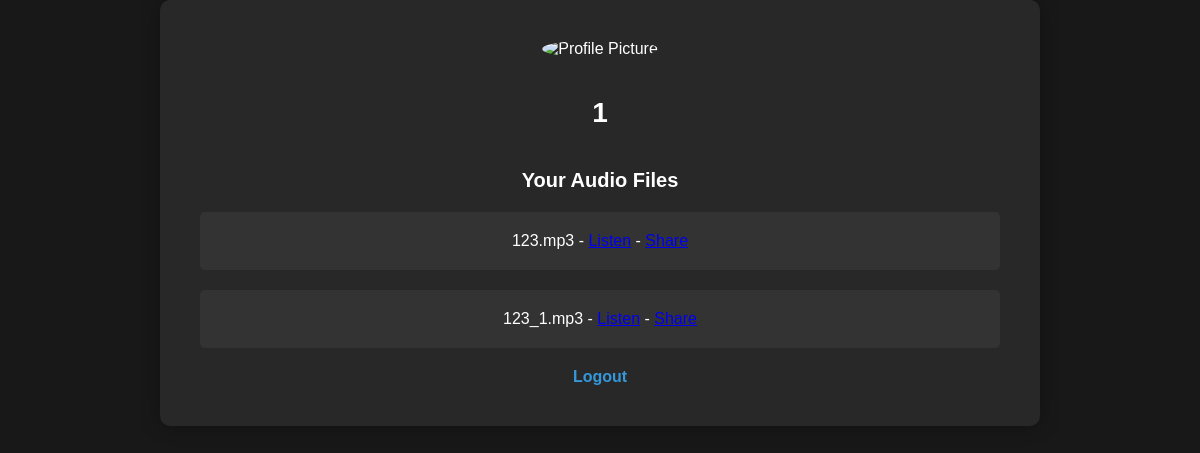
/profile (signed in), run on an earlier commit of the app's database.
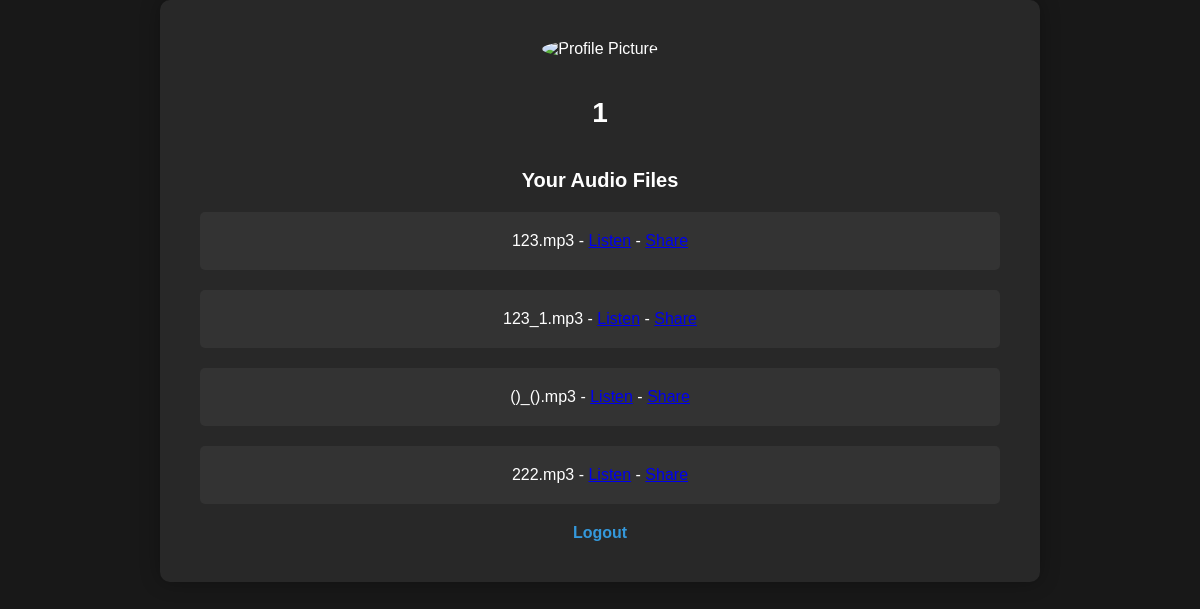
And on a later commit of the database.
### app/models.py (models this page shows, shortened)
class User(db.Model, UserMixin):
    id = db.Column(db.Integer, primary_key=True)
    username = db.Column(db.String(100), unique=True, nullable=False)
    password = db.Column(db.String(100), nullable=False)
    audio_files = db.relationship('AudioFile', backref='user', lazy=True)

class AudioFile(db.Model):
    id = db.Column(db.Integer, primary_key=True)
    filename = db.Column(db.String(100), nullable=False)
    path = db.Column(db.String(255), nullable=False)
    public = db.Column(db.Boolean, default=False)
    user_id = db.Column(db.Integer, db.ForeignKey('user.id'), nullable=False)

### app/routes.py (the view)
@app.route('/profile')
@login_required
def profile():
    audio_files = AudioFile.query.filter_by(user_id=current_user.id).all()
    return render_template('profile.html', user=current_user, audio_files=audio_files)

### app/routes.py (called while the page is built)
@login_manager.user_loader
def load_user(user_id):
    return User.query.get(int(user_id))

### app/templates/profile.html (shortened to what this page needs)
<!DOCTYPE html>
<html lang="en">
<head>
    <link rel="stylesheet" type="text/css" href="static/profile_style.css">
</head>
<body>
    <div class="profile-container">
        <div class="profile-header">
            <img src="{{ url_for('static', filename='images/profile-picture.jpg') }}" alt="Profile Picture">
            <h1>{{ user.username }}</h1>
        </div>
        <div class="profile-content">
            <h2>Your Audio Files</h2>
            <ul>
                {% for audio_file in audio_files %}
                    <li>
                        {{ audio_file.filename }}
                        - <a href="{{ url_for('listen_audio',user_id=current_user.id, filename=audio_file.filename) }}">Listen</a>
                        - <a href="{{ url_for('share_audio',user_id=current_user.id, filename=audio_file.filename) }}">Share</a>
                    </li>
                {% endfor %}
            </ul>
        </div>
        <div class="profile-footer">
            <a href="{{ url_for('logout') }}">Logout</a>
        </div>
    </div>
</body>
</html>

### app/templates/static/profile_style.css (style rules this page uses)
body { font-family: 'Arial', sans-serif; margin: 0; padding: 0; background-color: #181818; color: #fff; }
.profile-container { max-width: 800px; margin: 0 auto; padding: 40px; background-color: #282828; border-radius: 10px; box-shadow: 0 0 20px rgba(0, 0, 0, 0.3); text-align: center; }
.profile-header { margin-bottom: 40px; }
.profile-header img { width: 150px; height: 150px; border-radius: 50%; margin-bottom: 20px; }
.profile-header h1 { font-size: 28px; }
.profile-content h2 { font-size: 20px; margin-bottom: 20px; }
.profile-content ul { list-style-type: none; padding: 0; }
.profile-content li { background-color: #333; padding: 20px; margin-bottom: 20px; border-radius: 5px; }
.profile-footer a { color: #3498db; text-decoration: none; font-weight: bold; }

What changed in the data, as far as the page shows it:
added AudioFile: filename "()_().mp3"
added AudioFile: filename "222.mp3"
